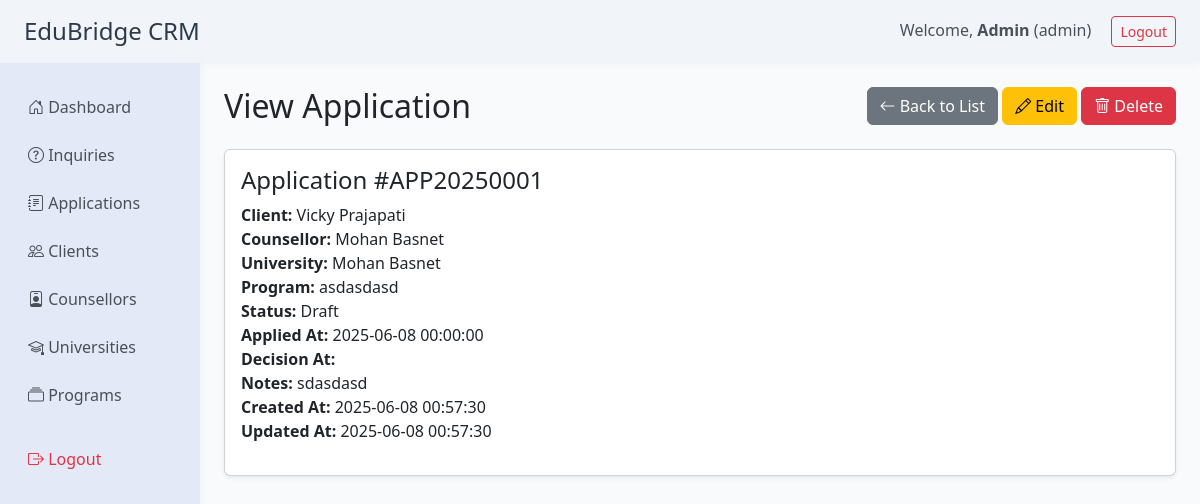
/modules/applications/view.php?id=5b90a361-43d3-11f0-bb1a-842afd92708e (signed in), run on the app's committed database.
### tables this page shows
CREATE TABLE `applications` (
  `id` char(36) NOT NULL,
  `application_number` varchar(32) NOT NULL,
  `client_id` char(36) NOT NULL,
  `counsellor_id` char(36) DEFAULT NULL,
  `university_id` char(36) NOT NULL,
  `program_id` char(36) NOT NULL,
  `status` enum('Draft','Submitted','In Review','Accepted','Rejected','Withdrawn') DEFAULT 'Draft',
  `applied_at` datetime DEFAULT NULL,
  `decision_at` datetime DEFAULT NULL,
  `notes` text DEFAULT NULL,
  `created_at` datetime DEFAULT current_timestamp(),
  `updated_at` datetime DEFAULT current_timestamp() ON UPDATE current_timestamp()
);

CREATE TABLE `clients` (
  `id` int(11) NOT NULL,
  `first_name` varchar(50) NOT NULL,
  `middle_name` varchar(50) DEFAULT NULL,
  `last_name` varchar(50) NOT NULL,
  `dob` date DEFAULT NULL,
  `nationality` varchar(50) DEFAULT NULL,
  `education_from` varchar(100) DEFAULT NULL,
  `email` varchar(100) NOT NULL,
  `phone` varchar(20) DEFAULT NULL,
  `alternate_phone` varchar(20) DEFAULT NULL,
  `gender` enum('male','female','other') DEFAULT 'other',
  `marital_status` enum('single','married','other') DEFAULT 'single',
  `address` varchar(255) DEFAULT NULL,
  `city` varchar(50) DEFAULT NULL,
  `state` varchar(50) DEFAULT NULL,
  `country` varchar(50) DEFAULT NULL,
  `zip_code` varchar(20) DEFAULT NULL,
  `profile_picture` varchar(255) DEFAULT NULL,
  `passport_number` varchar(50) DEFAULT NULL,
  `passport_expiry_date` date DEFAULT NULL,
  `accountId` char(36) NOT NULL,
  `invited_by` char(36) DEFAULT NULL,
  `handled_by` int(11) DEFAULT NULL,
  `created_at` datetime NOT NULL DEFAULT current_timestamp(),
  `updated_at` datetime NOT NULL DEFAULT current_timestamp() ON UPDATE current_timestamp()
);

CREATE TABLE `counsellor` (
  `id` int(11) NOT NULL,
  `first_name` varchar(50) NOT NULL,
  `middle_name` varchar(50) DEFAULT NULL,
  `last_name` varchar(50) NOT NULL,
  `dob` date DEFAULT NULL,
  `nationality` varchar(50) DEFAULT NULL,
  `email` varchar(100) NOT NULL,
  `phone` varchar(20) DEFAULT NULL,
  `gender` enum('male','female','other') DEFAULT 'other',
  `address` varchar(255) DEFAULT NULL,
  `city` varchar(50) DEFAULT NULL,
  `state` varchar(50) DEFAULT NULL,
  `country` varchar(50) DEFAULT NULL,
  `zip_code` varchar(20) DEFAULT NULL,
  `profile_picture` varchar(255) DEFAULT NULL,
  `accountId` char(36) NOT NULL,
  `invited_by` char(36) DEFAULT NULL,
  `created_at` datetime NOT NULL DEFAULT current_timestamp(),
  `updated_at` datetime NOT NULL DEFAULT current_timestamp() ON UPDATE current_timestamp()
);

CREATE TABLE `universities` (
  `id` char(36) NOT NULL,
  `name` varchar(255) NOT NULL,
  `country` varchar(100) DEFAULT NULL,
  `city` varchar(100) DEFAULT NULL,
  `website` varchar(255) DEFAULT NULL,
  `description` text DEFAULT NULL,
  `logo` varchar(255) DEFAULT NULL,
  `created_at` datetime DEFAULT current_timestamp(),
  `updated_at` datetime DEFAULT current_timestamp() ON UPDATE current_timestamp()
);

CREATE TABLE `programs` (
  `id` char(36) NOT NULL,
  `university_id` char(36) NOT NULL,
  `name` varchar(255) NOT NULL,
  `level` enum('Bachelors','Masters','PhD','Diploma','Certificate','Other') DEFAULT 'Bachelors',
  `duration` varchar(100) DEFAULT NULL,
  `tuition_fee` decimal(12,2) DEFAULT NULL,
  `description` text DEFAULT NULL,
  `created_at` datetime DEFAULT current_timestamp(),
  `updated_at` datetime DEFAULT current_timestamp() ON UPDATE current_timestamp()
);

### includes/auth.php (called while the page is built, shortened)
<?php
function current_user_role() {
    return $_SESSION['user_role'] ?? null;
}

### modules/applications/view.php (the view, shortened to what this page needs)
<?php
require_once '../../includes/auth.php';
$user_role = current_user_role();
require_once '../../includes/db.php';
$id = $_GET['id'] ?? '';
$stmt = $mysqli->prepare('SELECT a.*, c.first_name AS client_first, c.last_name AS client_last, co.first_name AS counsellor_first, co.last_name AS counsellor_last, u.name AS university_name, p.name AS program_name FROM applications a JOIN clients c ON a.client_id = c.accountId LEFT JOIN counsellor co ON a.counsellor_id = co.accountId JOIN universities u ON a.university_id = u.id JOIN programs p ON a.program_id = p.id WHERE a.id = ? LIMIT 1');
$stmt->bind_param('s', $id);
$stmt->execute();
$result = $stmt->get_result();
$app = $result->fetch_assoc();
?>
<!DOCTYPE html>
<html lang="en">
<head>
    <link href="https://cdn.jsdelivr.net/npm/bootstrap@5.3.0/dist/css/bootstrap.min.css" rel="stylesheet">
    <link rel="stylesheet" href="https://cdn.jsdelivr.net/npm/bootstrap-icons@1.10.5/font/bootstrap-icons.css">
</head>
<body>
<?php include '../../includes/header.php'; ?>
<div class="container-fluid">
    <div class="row">
        <?php include '../../includes/sidebar.php'; ?>
        <main class="col-md-10 ms-sm-auto px-4 py-4">
            <div class="d-flex justify-content-between align-items-center mb-4">
                <h2 class="mb-0">View Application</h2>
                <div>
                    <a href="list.php" class="btn btn-secondary"><i class="bi bi-arrow-left"></i> Back to List</a>
                    <?php if ($user_role === 'admin' || ($user_role === 'counsellor' && $app['counsellor_id'] === $_SESSION['user_id'])): ?>
                        <a href="edit.php?id=<?= urlencode($app['id']) ?>" class="btn btn-warning"><i class="bi bi-pencil"></i> Edit</a>
                    <?php endif; ?>
                    <?php if ($user_role === 'admin'): ?>
                        <a href="delete.php?id=<?= urlencode($app['id']) ?>" class="btn btn-danger" onclick="return confirm('Are you sure you want to delete this application?');"><i class="bi bi-trash"></i> Delete</a>
                    <?php endif; ?>
                </div>
            </div>
            <div class="card shadow-sm mb-4">
                <div class="card-body">
                    <?php if (!$app): ?>
                        <div class="alert alert-danger">Application not found.</div>
                    <?php else: ?>
                    <h4>Application #<?= htmlspecialchars($app['application_number']) ?></h4>
                    <p><strong>Client:</strong> <?= htmlspecialchars($app['client_first'] . ' ' . $app['client_last']) ?><br>
                    <strong>Counsellor:</strong> <?= $app['counsellor_first'] ? htmlspecialchars($app['counsellor_first'] . ' ' . $app['counsellor_last']) : '<span class="text-muted">N/A</span>' ?><br>
                    <strong>University:</strong> <?= htmlspecialchars($app['university_name']) ?><br>
                    <strong>Program:</strong> <?= htmlspecialchars($app['program_name']) ?><br>
                    <strong>Status:</strong> <?= htmlspecialchars($app['status'] ?? '') ?><br>
                    <strong>Applied At:</strong> <?= htmlspecialchars($app['applied_at'] ?? '') ?><br>
                    <strong>Decision At:</strong> <?= htmlspecialchars($app['decision_at'] ?? '') ?><br>
                    <strong>Notes:</strong> <?= nl2br(htmlspecialchars($app['notes'] ?? '')) ?><br>
                    <strong>Created At:</strong> <?= htmlspecialchars($app['created_at'] ?? '') ?><br>
                    <strong>Updated At:</strong> <?= htmlspecialchars($app['updated_at'] ?? '') ?></p>
                    <?php endif; ?>
                </div>
            </div>
        </main>
    </div>
</div>
</body>
</html>

### modules/applications/view.php (style rules this page uses)
body { background: #f8fafc; }

### data on the page
applications: application_number "APP20250001", clients.first_name+last_name "Vicky Prajapati", counsellor.first_name+last_name "Mohan Basnet", university.name "Mohan Basnet", program.name "asdasdasd", status "Draft", applied_at "2025-06-08 00:00:00", notes "sdasdasd", created_at "2025-06-08 00:57:30", updated_at "2025-06-08 00:57:30"

### other printed values
$user_name "Admin"
$user_role "admin"
